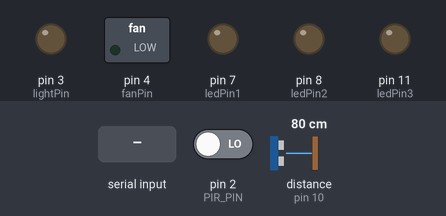
Recording of a sketch running on a simulated Arduino Uno, built with avr-gcc and run on an emulated ATmega328P. Shown: switched loads named in the sketch (green lamp = pin HIGH), output pins drawn as LEDs (lit = HIGH). Wiring (inferred from the names in the program): ultrasonic range finder: trigger pin 9; echo pin 10. Dashed ring = blinking. The inputs (shaded band) are chosen by the test bench; at power-on: distance to the obstacle (sensor on pin 10) 80 cm, pin 2 (PIR_PIN) LOW. The echo pulse lasts 58.3 µs per cm; pins used as bus, display or sensor lines are not drawn; what the sketch prints to the serial monitor is not drawn.

Above: at 1.2 s.
1.3 s: distance to the obstacle (sensor on pin 10) set to 34 cm
2.8 s: distance to the obstacle (sensor on pin 10) set to 29 cm
At 3.7 s:
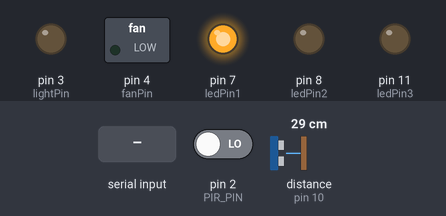
4.3 s: "1" received over Serial
5.8 s: distance to the obstacle (sensor on pin 10) set to 13 cm
7.3 s: distance to the obstacle (sensor on pin 10) set to 10 cm
At 8.7 s:
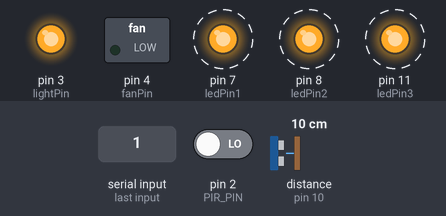
10.3 s: "4" received over Serial
At 10.6 s:
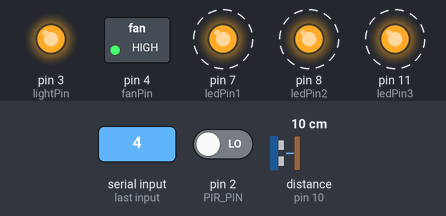
Timing chart, 0 to 14.3 s (numbered marks = the images above; inputs shaded):
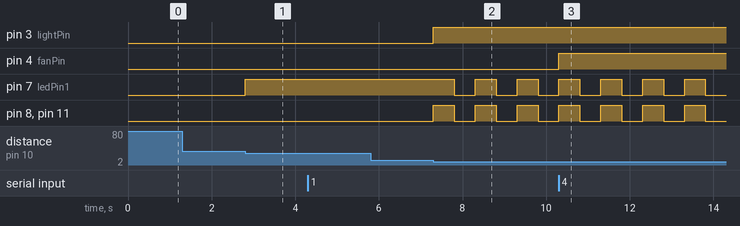

The sketch:

hardware.ino
```cpp
#define PIR_PIN 2      // PIR sensor pin
int lightPin = 3;    // Pin connected to the light (bulb)
int fanPin = 4;      // Pin connected to the fan
int ledPin1 = 7;     // Pin for LED 1
int ledPin2 = 8;     // Pin for LED 2
int ledPin3 = 11;    // Pin for LED 3

int echoPin = 10;    // Echo pin for ultrasonic sensor
int trigPin = 9;     // Trigger pin for ultrasonic sensor
long duration;       // Variable for the duration of the pulse
int distance;        // Variable for the calculated distance

void setup() {
  // Set pin modes
  pinMode(lightPin, OUTPUT);
  pinMode(fanPin, OUTPUT);
  pinMode(ledPin1, OUTPUT);
  pinMode(ledPin2, OUTPUT);
  pinMode(ledPin3, OUTPUT);
  pinMode(trigPin, OUTPUT);  // Set trigPin as output
  pinMode(echoPin, INPUT);   // Set echoPin as input
  pinMode(PIR_PIN, INPUT);   // Set PIR sensor pin as input

  Serial.begin(9600);  // Initialize serial communication
}

void loop() {
  int motionDetected = digitalRead(PIR_PIN);  // Read the PIR sensor

  // Send motion detection status via serial
  if (motionDetected == HIGH) {
    Serial.write('1');  // Motion detected
  } else {
    Serial.write('0');  // No motion detected
  }

  // Check for serial input to control devices
  if (Serial.available() > 0) {
    char command = Serial.read();  // Read the incoming byte

    switch (command) {
      case '1':
        digitalWrite(lightPin, HIGH);  // Turn on the light
        break;
      case '2':
        digitalWrite(lightPin, LOW);   // Turn off the light
        break;
      case '4':
        digitalWrite(fanPin, HIGH);    // Turn on the fan
        break;
      case '5':
        digitalWrite(fanPin, LOW);     // Turn off the fan
        break;
    }
  }

  // Measure distance using the ultrasonic sensor
  digitalWrite(trigPin, LOW);
  delayMicroseconds(2);
  digitalWrite(trigPin, HIGH);
  delayMicroseconds(10);
  digitalWrite(trigPin, LOW);

  duration = pulseIn(echoPin, HIGH);  // Get the pulse duration
  distance = duration * 0.034 / 2;    // Calculate distance in cm

  // Light (bulb) control based on distance
  if (distance > 0 && distance <= 10) {
    digitalWrite(lightPin, HIGH);  // Turn on the light (bulb)
  } else {
    digitalWrite(lightPin, LOW);   // Turn off the light (bulb)
  }

  // LED control based on distance
  if (distance <= 10) {
    // If the object is within 10 cm, blink all LEDs
    blinkLEDs();
  } else if (distance <= 30) {
    // If the object is within 30 cm, turn on the first LED
    digitalWrite(ledPin1, HIGH);
    digitalWrite(ledPin2, LOW);
    digitalWrite(ledPin3, LOW);
  } else {
    // If no object is within 30 cm, turn off all LEDs
    digitalWrite(ledPin1, LOW);
    digitalWrite(ledPin2, LOW);
    digitalWrite(ledPin3, LOW);
  }
}

void blinkLEDs() {
  digitalWrite(ledPin1, HIGH);
  digitalWrite(ledPin2, HIGH);
  digitalWrite(ledPin3, HIGH);
  delay(500);
  digitalWrite(ledPin1, LOW);
  digitalWrite(ledPin2, LOW);
  digitalWrite(ledPin3, LOW);
  delay(500);
}
```

Measured:
- the behaviour switches between 32 and 31 cm on distance to the obstacle (sensor on pin 10) (found by bisection; images 0 and 1)
- the behaviour switches between 12 and 11 cm on distance to the obstacle (sensor on pin 10) (found by bisection; images 1 and 2)
- after the input at 1.3 s, every drawn part: stays the same
- after the input at 2.8 s, pin 7 (ledPin1): LOW → HIGH at once
- after the input at 5.8 s, every drawn part: stays the same
- after the input at 7.3 s, pin 3 (lightPin): LOW → HIGH at once; pin 7 (ledPin1): alternates HIGH for 0.50 s and LOW for 0.50 s, starting after 0.50 s; pin 8 (ledPin2), pin 11 (ledPin3): alternates HIGH for 0.50 s and LOW for 0.50 s, starting at once
- after the input at 10.3 s, pin 4 (fanPin): LOW → HIGH at once
